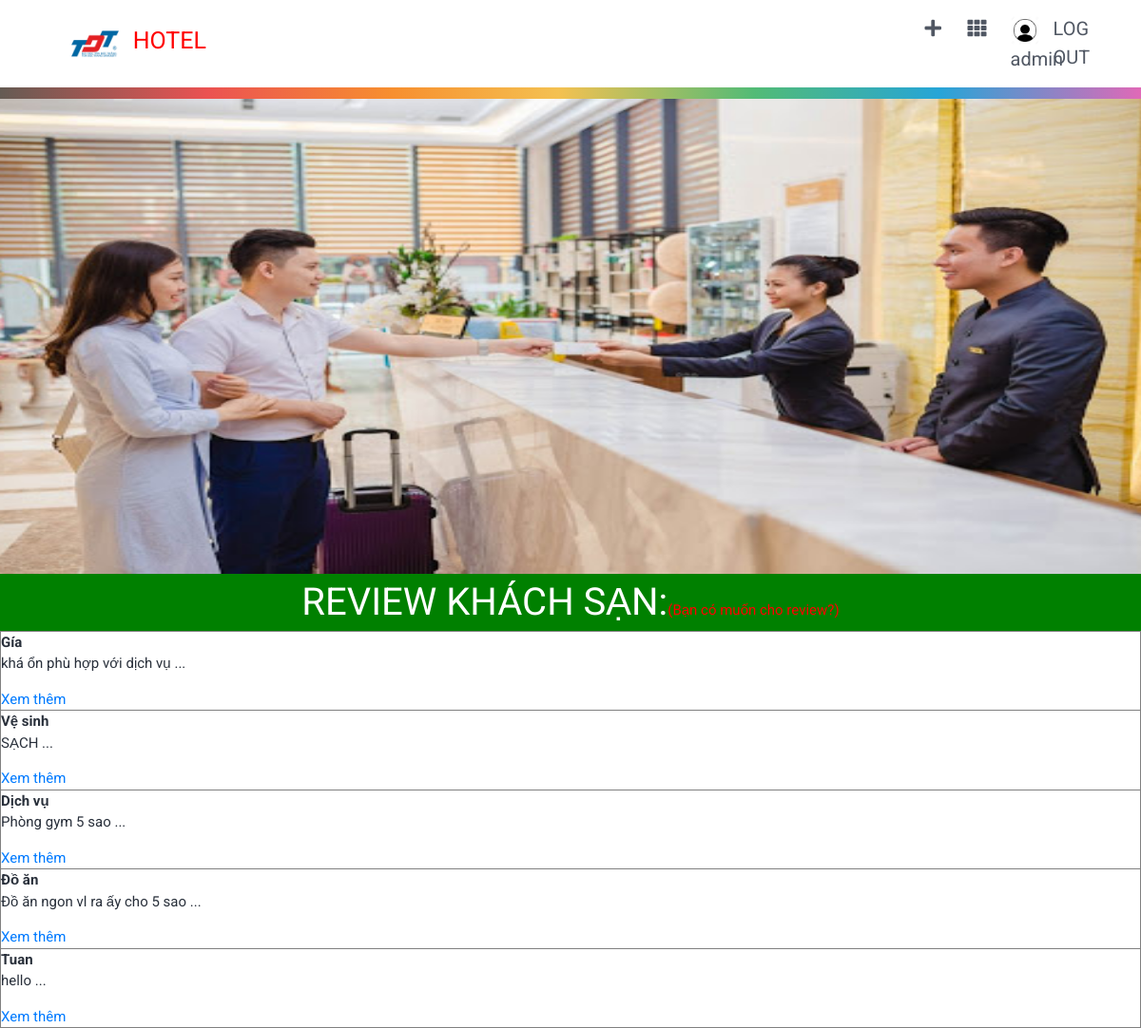
Screenshot of /index.php (signed in) with the database file from the repository.
### tables this page shows
CREATE TABLE `posts` (
  `id` int(10) NOT NULL,
  `title` varchar(500) DEFAULT NULL,
  `content` text DEFAULT NULL,
  `user_id` int(11) DEFAULT NULL,
  `is_public` tinyint(4) DEFAULT 0,
  `createdate` datetime DEFAULT NULL,
  `updatedate` datetime DEFAULT NULL
);

### index.php (the view, shortened to what this page needs)
<?php
require_once('connection.php');
?>
<!DOCTYPE html>
<html lang="en">
<head>
    <link rel="stylesheet" href="https://cdnjs.cloudflare.com/ajax/libs/font-awesome/5.15.1/css/all.min.css" />
    <link rel="stylesheet" href="https://cdn.jsdelivr.net/npm/bootstrap@4.5.3/dist/css/bootstrap.min.css" />
    <link rel="stylesheet" href="./style.css">
</head>
<body>
    <header class="px-5">
        <nav class="navbar navbar-expand-lg">
            <div class="col-9 col-md-9 col-lg-9 col-xl-10">
                <div class="header__left">
                    <a class="navbar-brand" href="#">
                        <img src="./img/logo_tdtu.png" alt="Logo">
                        <p>HOTEL</p>
                    </a>
                </div>
            </div>
            <div class="col-3 col-md-3 col-lg-3 col-xl-2">
                <div class="header__right">
                    <ul class="navbar-nav">
                        <li class="nav-item dropdown ">
                            <a class="nav-link pr-5" href="#" id="navbarDropdown" role="button" data-toggle="dropdown" aria-haspopup="true" aria-expanded="false">
                                <i class="fa fa-plus"></i>
                            </a>
                        </li>
                        <li class="nav-item else">
                            <a class="nav-link pr-5" href="#">
                                <i class="fa fa-th"></i>
                            </a>
                        </li>
                        <li class="nav-item user">
                            <a class="nav-link" href="#">
                                <img src="./img/user.jpg" alt="User">
                                <div><?php echo $_SESSION['username'] ?></div>
                            </a>
                        </li>
                        <li class="nav-item logout">
                            <a class="nav-link" href="./logout.php">
                                LOG OUT
                            </a>
                        </li>
                    </ul>
                </div>
            </div>
        </nav>
    </header>
    <div class="js-pride-month-gradient" style="width: 100%; height: 0.8rem; background: linear-gradient(90deg, rgb(100, 91, 83) 0%, rgb(235, 82, 82) 18.23%, rgb(247, 143, 47) 34.37%, rgb(244, 193, 81) 48.96%, rgb(82, 187, 118) 66.15%, rgb(38, 165, 215) 82.29%, rgb(224, 105, 183) 100%);">
    </div>
    <div class="sources">
        <div class="row" >
           <img  src="./img/quanli.jpg " alt="Quan lí" width="1370"     height="500" >
        </div>
        <div style="font-size:40px;color:white;background-color:green;text-align:center">REVIEW KHÁCH SẠN:<a href="./them-bai-viet.php" style="font-size:15px;color:red">(Bạn có muốn cho review?)</a></div>
        <?php
	$sql = "select * from posts where is_public = 1 order by createdate desc limit 16";
	$query = mysqli_query($conn,$sql);
?>
			<div class="innertube">
				<table width="100%" border="1">
					<tr>
					<?php
						$i = 0;
						while ( $data = mysqli_fetch_array($query) ) {
							if ($i == 1) {
								echo "</tr>";
								$i = 0;
							}
					?>
						<td >
							<b><?php echo $data["title"]; ?></b>
							<p><?php echo substr($data["content"], 0, 100)." ..."; ?></p>
							<a href="display.php?id=<?php echo $data["id"];  ?>"> Xem thêm</a>
						</td>
					<?php
							$i++;
						}
					?>
				</table>
			</div>
    </div>
</body>
</html>

### style.css (style rules this page uses)
* { margin: 0; padding: 0; box-sizing: border-box; }
html, body { font-family: "Roboto", sans-serif; font-size: 15px; color: #29303b; font-weight: normal; }
header { font-size: 13px; color: #505763; font-weight: normal; }
.header__left { display: flex; align-items: center; }
.header__left p { display: inline; padding-left: 10px; font-size: 25px; color: red; }
.header__left .navbar-brand img { width: 50px; }
.header__right .nav-link { font-size: 20px; color: #505763; font-weight: normal; }
.header__right { font-size: 20px; font-weight: normal; float: right; }
.header__right .nav-item { padding: 0 20px; }
.header__right img { width: 30px; }
.nav-item { border-radius: 50%; padding: 12px 0; width: 45px; }

### rows the page displays
posts: title "Gía", content "khá ổn phù hợp với dịch vụ"
posts: title "Vệ sinh", content "SẠCH"
posts: title "Dịch vụ", content "Phòng gym 5 sao"
posts: title "Đồ ăn", content "Đồ ăn ngon vl ra ấy cho 5 sao"
posts: title "Tuan", content "hello"

### other values shown
$_SESSION['username'] "admin"
